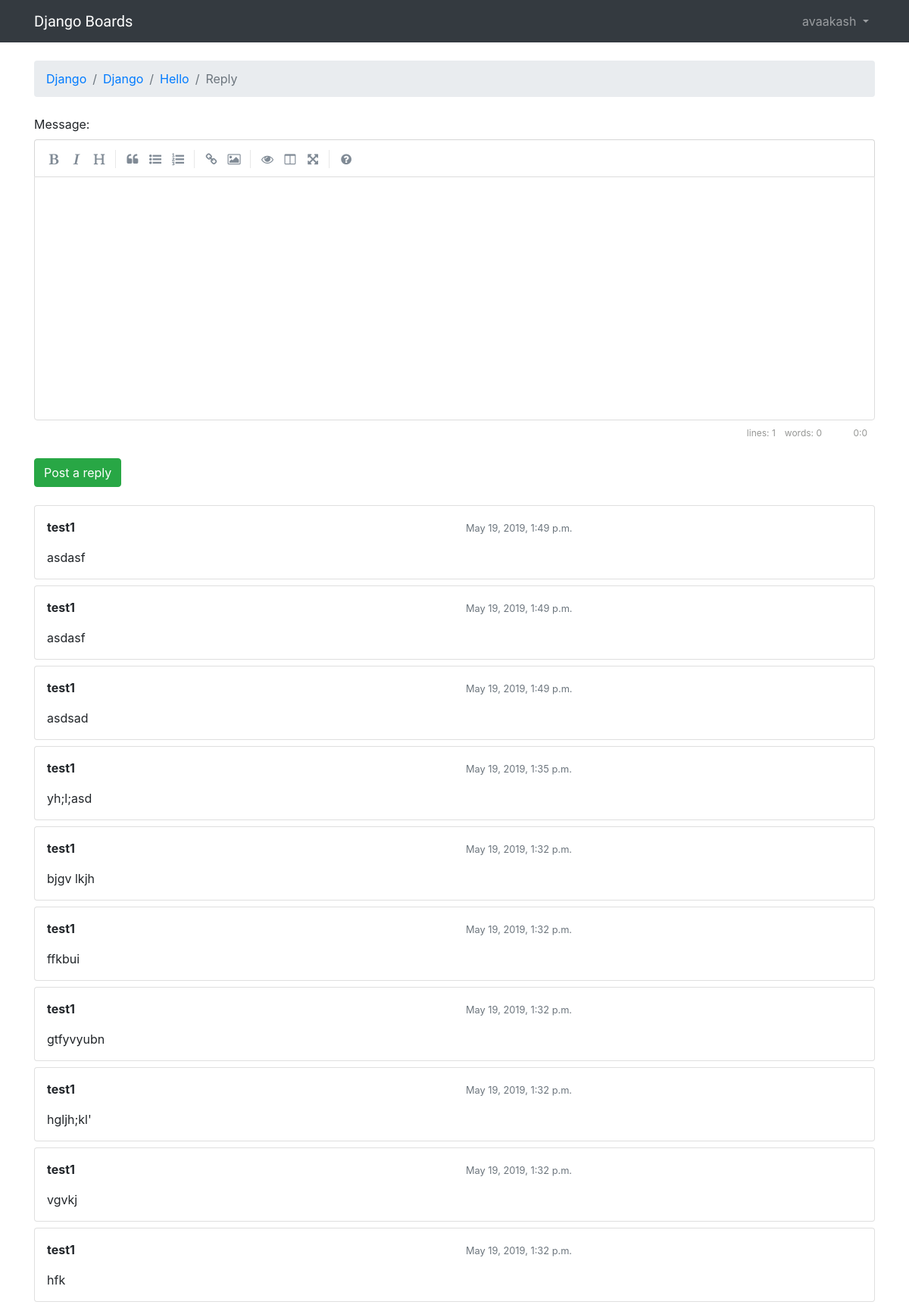
Page /boards/1/topics/3/reply/ (signed in) on the committed database.
### boards/models.py (models this page shows, shortened)
class Topic(models.Model):
    subject = models.CharField(max_length=80)
    last_updated = models.DateTimeField(auto_now_add=True)
    board = models.ForeignKey(Board,related_name='topics', on_delete=models.CASCADE)
    starter = models.ForeignKey(User, related_name='topics',on_delete=models.CASCADE)
    views = models.PositiveIntegerField(default=0)
    def get_last_ten_post(self):
        return self.posts.order_by('-created_at')[:10]

class Board(models.Model):
    name = models.CharField(unique=True,max_length=30)
    description = models.CharField(max_length=150)

class Post(models.Model):
    message = models.TextField(max_length=400)
    topic = models.ForeignKey(Topic, related_name='posts',on_delete=models.CASCADE)
    created_by = models.ForeignKey(User, related_name='posts',on_delete=models.CASCADE)
    created_at = models.DateTimeField(auto_now_add=True)
    updated_by = models.ForeignKey(User,null=True, related_name='+',on_delete=models.CASCADE)
    updated_on = models.DateTimeField(null=True)

### boards/views.py (the view)
# urls.py: url(r'^boards/(?P<pk>\d+)/topics/(?P<topic_pk>\d+)/reply/$', board_views.reply_topic, name='reply_topic'),
@login_required
def reply_topic(request, pk, topic_pk):
    topic = get_object_or_404(Topic, board__pk = pk, pk = topic_pk)
    if request.method == 'POST':
        form = PostForm(request.POST)
        if form.is_valid():
            post = form.save(commit=False)
            post.topic = topic
            topic.last_updated = timezone.now()
            post.created_by = request.user
            post.save()
            topic.save()
            topic_url = reverse('topic_posts',kwargs={'pk':pk,'topic_pk':topic_pk})
            topic_post_url = '{url}?page={page}#{id}'.format(
                url = topic_url,
                id = post.pk,
                page = topic.get_page_count()
            )
            return redirect(topic_post_url)
    else:
        form = PostForm()
    return render(request,'reply_posts.html',{'topic':topic, 'form':form})

### boards/templatetags/form_tags.py (called while the page is built)
@register.filter
def input_class(bound_field):
    css_class = ''
    if bound_field.form.is_bound:
        if bound_field.errors:
            css_class = 'is-invalid'
        elif field_type(bound_field) != 'PasswordInput':
            css_class = 'is-valid'
    return 'form-control {}'.format(css_class)

### templates/reply_posts.html (shortened to what this page needs)
{% extends 'base.html' %}
{% load static %}
{% block stylesheet %}
    <link rel="stylesheet" href="{% static 'css/md.css' %}">
{% endblock %}
{%block breadcrumb %}
<li class="breadcrumb-item"><a href="{% url 'home' %}">Django</a></li>
<li class="breadcrumb-item"><a href="{% url 'board_topics' topic.board.pk %}">{{ topic.board.name }}</a></li>
<li class="breadcrumb-item"><a href="{% url 'topic_posts' topic.board.pk topic.pk %}">{{ topic.subject }}</a></li>
<li class="breadcrumb-item active">Reply</li>
{% endblock %}
{% block content %}
<form method="POST" novalidate class='mb-4'>
    {% include 'include/form.html' %}
    <button type='submit' class="btn btn-success">Post a reply</button>
</form>
{% for post in topic.get_last_ten_post %}
<div class="card mb-2">
    <div class="card-body p-3">
        <div class="row mb-3">
            <div class="col-6">
                <strong class="text muted">{{ post.created_by.username }}</strong>
            </div>
            <div class="col-6 textright">
                <small class="text-muted">{{ post.created_at }}</small>
            </div>
        </div>
        {{ post.message }}
    </div>
</div>
{% endfor %}
{% endblock %}

### templates/base.html (shortened to what this page needs)
{% load static %}<!DOCTYPE html>
<html>
    <head>
        <link rel="stylesheet" type="text/css" href="{% static 'css/bootstrap.min.css' %}">
        <link rel="stylesheet" href="{% static 'css/app.css' %}">
        {% block stylesheet %}{% endblock %}
    </head>
    <body>
        {% block body %}
        <nav class="navbar navbar-expand-sm navbar-dark bg-dark">
            <div class="container">
              <a class="navbar-brand" href="{% url 'home' %}">Django Boards</a>
              <div class="collapse navbar-collapse" id="mainMenu">
                {% if user.is_authenticated %}
                  <ul class="navbar-nav ml-auto">
                    <li class="nav-item dropdown">
                      <a class="nav-link dropdown-toggle" href="#" id="userMenu" data-toggle="dropdown" aria-haspopup="true" aria-expanded="false">
                        {{ user.username }}
                      </a>
                    </li>
                  </ul>
                {% else %}
                  <form class="form-inline ml-auto">
                    <a href="{% url 'login' %}" class="btn btn-outline-secondary">Log in</a>
                    <a href="{% url 'signup' %}" class="btn btn-primary ml-2">Sign up</a>
                  </form>
                {% endif %}
              </div>
            </div>
          </nav>
        <div class="container">
            <ol class="breadcrumb my-4">
                {% block breadcrumb %}
                {% endblock %}
            </ol>
            {% block content %}
            {% endblock %}
        </div>
        {% endblock body %}
    </body>
</html>

### static/css/app.css (style rules this page uses)
.navbar-brand { font-family: 'Peralta', cursive; }

### rows in the picture
Topic: board.name "Django", subject "Hello"
Post: created_by.username "test1", created_at "May 19, 2019, 1:49 p.m.", message "asdasf"
Post: created_by.username "test1", created_at "May 19, 2019, 1:49 p.m.", message "asdasf"
Post: created_by.username "test1", created_at "May 19, 2019, 1:49 p.m.", message "asdsad"
Post: created_by.username "test1", created_at "May 19, 2019, 1:35 p.m.", message "yh;l;asd"
Post: created_by.username "test1", created_at "May 19, 2019, 1:32 p.m.", message "bjgv lkjh"
Post: created_by.username "test1", created_at "May 19, 2019, 1:32 p.m.", message "ffkbui"
Post: created_by.username "test1", created_at "May 19, 2019, 1:32 p.m.", message "gtfyvyubn"
Post: created_by.username "test1", created_at "May 19, 2019, 1:32 p.m.", message "hgljh;kl'"
Post: created_by.username "test1", created_at "May 19, 2019, 1:32 p.m.", message "vgvkj"
Post: created_by.username "test1", created_at "May 19, 2019, 1:32 p.m.", message "hfk"

### other values in the picture
{{ user.username }} "avaakash"
{{ field.label_tag }} "Message:"
